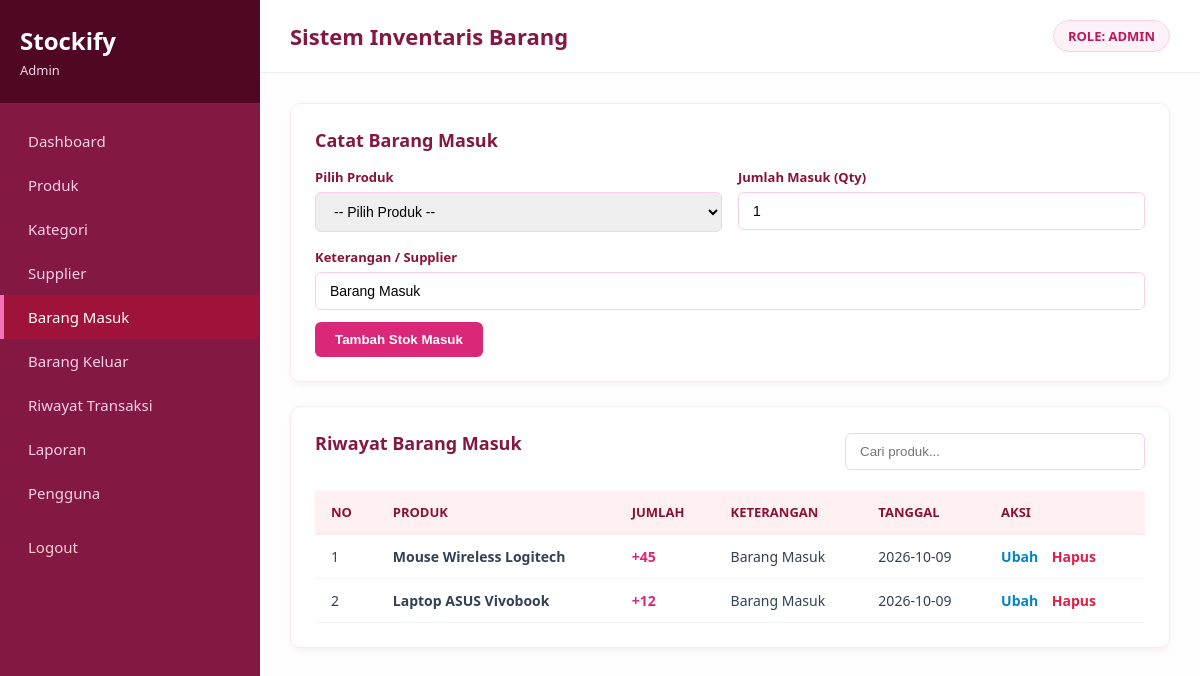
Screenshot of /public/barang_masuk.php (signed in) with the database file from the repository.
### tables this page shows
CREATE TABLE stock_movements (
    id INT AUTO_INCREMENT PRIMARY KEY,
    product_id INT,
    type ENUM('IN', 'OUT') NOT NULL,
    qty INT NOT NULL,
    reference VARCHAR(100),
    created_at DATE,
    FOREIGN KEY (product_id) REFERENCES products(id) ON DELETE CASCADE
);

CREATE TABLE products (
    id INT AUTO_INCREMENT PRIMARY KEY,
    code VARCHAR(50) UNIQUE,
    name VARCHAR(150) NOT NULL,
    category_id INT,
    stock INT DEFAULT 0,
    price DECIMAL(12,2) DEFAULT 0.00,
    FOREIGN KEY (category_id) REFERENCES categories(id) ON DELETE SET NULL
);

### public/barang_masuk.php (the view, shortened to what this page needs)
<?php
require_once '../database/config/database.php';
include '../includes/header.php';
$editData = null;
$search = $_GET['search'] ?? '';
$stmt = $pdo->prepare("SELECT sm.*, p.name as product_name FROM stock_movements sm JOIN products p ON sm.product_id = p.id WHERE sm.type = 'IN' AND p.name LIKE :s ORDER BY sm.id DESC");
$stmt->execute(['s' => "%$search%"]);
$items = $stmt->fetchAll();
?>
<div class="card">
    <h3><?= $editData ? 'Edit Barang Masuk' : 'Catat Barang Masuk'; ?></h3>
    <form method="POST">
        <div class="form-grid">
            <div class="form-group">
                <label>Pilih Produk</label>
                <select name="product_id" required>
                    <option value="">-- Pilih Produk --</option>
                </select>
            </div>
            <div class="form-group">
                <label>Jumlah Masuk (Qty)</label>
                <input type="number" name="qty" value="<?= $editData['qty'] ?? 1; ?>" min="1" required>
            </div>
        </div>
        <div class="form-group" style="margin-bottom: 12px;">
            <label>Keterangan / Supplier</label>
            <input type="text" name="reference" value="<?= htmlspecialchars($editData['reference'] ?? 'Barang Masuk'); ?>" required>
        </div>
        <button type="submit" class="btn-pink"><?= $editData ? 'Perbarui Barang Masuk' : 'Tambah Stok Masuk'; ?></button>
    </form>
</div>
<div class="card">
    <div class="search-bar">
        <h3>Riwayat Barang Masuk</h3>
        <form method="GET"><input type="text" name="search" placeholder="Cari produk..." value="<?= htmlspecialchars($search); ?>"></form>
    </div>
    <table>
        <thead><tr><th>NO</th><th>PRODUK</th><th>JUMLAH</th><th>KETERANGAN</th><th>TANGGAL</th><th>AKSI</th></tr></thead>
        <tbody>
            <?php if(count($items) > 0): foreach($items as $i => $item): ?>
            <tr>
                <td><?= $i+1; ?></td>
                <td><strong><?= htmlspecialchars($item['product_name']); ?></strong></td>
                <td><strong style="color:#db2777;">+<?= $item['qty']; ?></strong></td>
                <td><?= htmlspecialchars($item['reference']); ?></td>
                <td><?= htmlspecialchars($item['created_at']); ?></td>
                <td>
                    <a href="barang_masuk.php?edit=<?= $item['id']; ?>" class="action-btn" style="color: #0284c7;">Ubah</a>
                    <a href="barang_masuk.php?delete=<?= $item['id']; ?>" class="action-btn del" onclick="return confirm('Hapus transaksi ini?')">Hapus</a>
                </td>
            </tr>
            <?php endforeach; else: ?>
            <tr><td colspan="6" style="text-align: center; color: #94a3b8;">Belum ada riwayat barang masuk.</td></tr>
            <?php endif; ?>
        </tbody>
    </table>
</div>
<?php include '../includes/footer.php'; ?>

### includes/header.php (style rules this page uses)
* { box-sizing: border-box; margin: 0; padding: 0; }
body { font-family: 'Segoe UI', Tahoma, Geneva, Verdana, sans-serif; background-color: #fff1f2; display: flex; height: 100vh; overflow: hidden; color: #334155; }
.card { background: #ffffff; border: 1px solid #fce7f3; padding: 24px; border-radius: 10px; box-shadow: 0 4px 6px -1px rgba(131, 24, 67, 0.05); margin-bottom: 24px; }
.card h3 { font-size: 18px; color: #831843; margin-bottom: 16px; }
.form-grid { display: grid; grid-template-columns: repeat(2, 1fr); gap: 16px; margin-bottom: 16px; }
.form-group label { display: block; font-size: 13px; color: #881337; font-weight: 600; margin-bottom: 6px; }
.form-group input, .form-group select { width: 100%; padding: 10px 14px; border: 1px solid #fbcfe8; border-radius: 6px; font-size: 14px; outline: none; }
.btn-pink { background-color: #db2777; color: white; border: none; padding: 10px 20px; border-radius: 6px; font-weight: 600; cursor: pointer; text-decoration: none; display: inline-block; }
.search-bar { display: flex; justify-content: space-between; align-items: center; margin-bottom: 20px; }
.search-bar input { width: 300px; padding: 10px 14px; border: 1px solid #fbcfe8; border-radius: 6px; outline: none; }
table { width: 100%; border-collapse: collapse; text-align: left; }
th { background: #fff1f2; padding: 12px 16px; font-size: 13px; color: #881337; border-bottom: 2px solid #fce7f3; font-weight: 700; }
td { padding: 12px 16px; font-size: 14px; color: #334155; border-bottom: 1px solid #f1f5f9; }
.action-btn { color: #db2777; text-decoration: none; font-weight: 600; margin-right: 10px; }
.action-btn.del { color: #e11d48; }

### rows the page displays
stock_movements: product.name "Mouse Wireless Logitech", qty "45", reference "Barang Masuk", created_at "2026-10-09"
stock_movements: product.name "Laptop ASUS Vivobook", qty "12", reference "Barang Masuk", created_at "2026-10-09"

### other values shown
$role "Admin"
$role "ADMIN"
